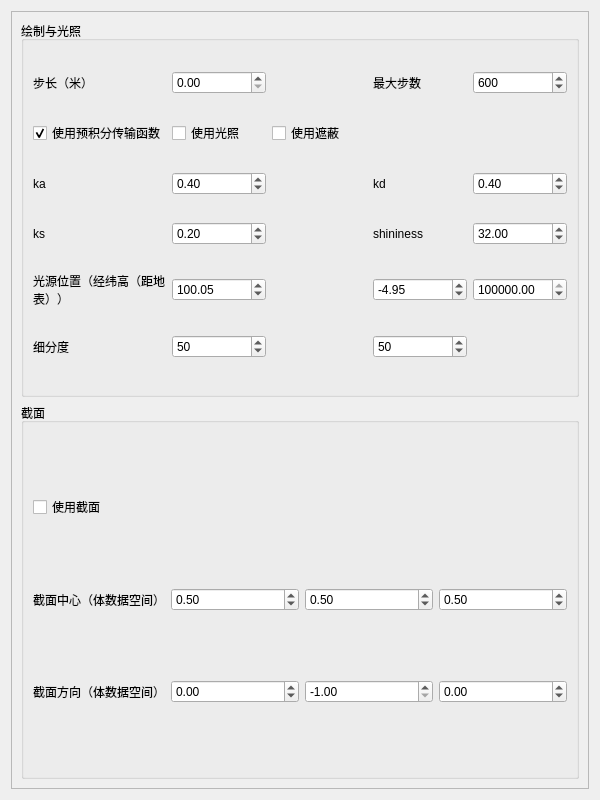
<?xml version="1.0" encoding="UTF-8"?>
<ui version="4.0">
 <class>DirectVolumeRenderer</class>
 <widget class="QWidget" name="DirectVolumeRenderer">
  <property name="geometry">
   <rect>
    <x>0</x>
    <y>0</y>
    <width>600</width>
    <height>800</height>
   </rect>
  </property>
  <property name="sizePolicy">
   <sizepolicy hsizetype="Preferred" vsizetype="Preferred">
    <horstretch>0</horstretch>
    <verstretch>0</verstretch>
   </sizepolicy>
  </property>
  <property name="windowTitle">
   <string>直接体绘制</string>
  </property>
  <layout class="QVBoxLayout" name="verticalLayout">
   <item>
    <widget class="QScrollArea" name="scrollArea">
     <property name="sizePolicy">
      <sizepolicy hsizetype="Expanding" vsizetype="Expanding">
       <horstretch>0</horstretch>
       <verstretch>0</verstretch>
      </sizepolicy>
     </property>
     <property name="horizontalScrollBarPolicy">
      <enum>Qt::ScrollBarAlwaysOff</enum>
     </property>
     <property name="sizeAdjustPolicy">
      <enum>QAbstractScrollArea::AdjustIgnored</enum>
     </property>
     <property name="widgetResizable">
      <bool>true</bool>
     </property>
     <widget class="QWidget" name="scrollAreaWidgetContents_main">
      <property name="geometry">
       <rect>
        <x>0</x>
        <y>0</y>
        <width>586</width>
        <height>786</height>
       </rect>
      </property>
      <property name="sizePolicy">
       <sizepolicy hsizetype="Preferred" vsizetype="Preferred">
        <horstretch>0</horstretch>
        <verstretch>0</verstretch>
       </sizepolicy>
      </property>
      <layout class="QVBoxLayout" name="verticalLayout_2">
       <item>
        <widget class="QGroupBox" name="groupBox">
         <property name="title">
          <string>绘制与光照</string>
         </property>
         <layout class="QGridLayout" name="gridLayout">
          <item row="3" column="0">
           <widget class="QLabel" name="label">
            <property name="sizePolicy">
             <sizepolicy hsizetype="Preferred" vsizetype="Preferred">
              <horstretch>0</horstretch>
              <verstretch>0</verstretch>
             </sizepolicy>
            </property>
            <property name="text">
             <string>ka</string>
            </property>
            <property name="wordWrap">
             <bool>true</bool>
            </property>
           </widget>
          </item>
          <item row="5" column="0">
           <widget class="QLabel" name="label_7">
            <property name="sizePolicy">
             <sizepolicy hsizetype="Preferred" vsizetype="Preferred">
              <horstretch>0</horstretch>
              <verstretch>0</verstretch>
             </sizepolicy>
            </property>
            <property name="text">
             <string>光源位置（经纬高（距地表））</string>
            </property>
            <property name="wordWrap">
             <bool>true</bool>
            </property>
           </widget>
          </item>
          <item row="1" column="1">
           <widget class="QDoubleSpinBox" name="doubleSpinBox_step_float_VIS4EarthReflectable"/>
          </item>
          <item row="4" column="0">
           <widget class="QLabel" name="label_3">
            <property name="sizePolicy">
             <sizepolicy hsizetype="Preferred" vsizetype="Preferred">
              <horstretch>0</horstretch>
              <verstretch>0</verstretch>
             </sizepolicy>
            </property>
            <property name="text">
             <string>ks</string>
            </property>
            <property name="wordWrap">
             <bool>true</bool>
            </property>
           </widget>
          </item>
          <item row="5" column="3">
           <widget class="QDoubleSpinBox" name="doubleSpinBox_lightPosY_float_VIS4EarthReflectable">
            <property name="minimum">
             <double>-90.000000000000000</double>
            </property>
            <property name="maximum">
             <double>90.000000000000000</double>
            </property>
            <property name="value">
             <double>-4.950000000000000</double>
            </property>
           </widget>
          </item>
          <item row="1" column="3">
           <widget class="QLabel" name="label_6">
            <property name="sizePolicy">
             <sizepolicy hsizetype="Preferred" vsizetype="Preferred">
              <horstretch>0</horstretch>
              <verstretch>0</verstretch>
             </sizepolicy>
            </property>
            <property name="text">
             <string>最大步数</string>
            </property>
            <property name="wordWrap">
             <bool>true</bool>
            </property>
           </widget>
          </item>
          <item row="3" column="3">
           <widget class="QLabel" name="label_2">
            <property name="sizePolicy">
             <sizepolicy hsizetype="Preferred" vsizetype="Preferred">
              <horstretch>0</horstretch>
              <verstretch>0</verstretch>
             </sizepolicy>
            </property>
            <property name="text">
             <string>kd</string>
            </property>
            <property name="wordWrap">
             <bool>true</bool>
            </property>
           </widget>
          </item>
          <item row="5" column="1">
           <widget class="QDoubleSpinBox" name="doubleSpinBox_lightPosX_float_VIS4EarthReflectable">
            <property name="minimum">
             <double>-180.000000000000000</double>
            </property>
            <property name="maximum">
             <double>180.000000000000000</double>
            </property>
            <property name="value">
             <double>100.049999999999997</double>
            </property>
           </widget>
          </item>
          <item row="5" column="4">
           <widget class="QDoubleSpinBox" name="doubleSpinBox_lightPosZ_float_VIS4EarthReflectable">
            <property name="maximum">
             <double>10000000.000000000000000</double>
            </property>
            <property name="value">
             <double>6000000.000000000000000</double>
            </property>
           </widget>
          </item>
          <item row="4" column="4">
           <widget class="QDoubleSpinBox" name="doubleSpinBox_shininess_float_VIS4EarthReflectable">
            <property name="singleStep">
             <double>0.100000000000000</double>
            </property>
            <property name="value">
             <double>32.000000000000000</double>
            </property>
           </widget>
          </item>
          <item row="4" column="1">
           <widget class="QDoubleSpinBox" name="doubleSpinBox_ks_float_VIS4EarthReflectable">
            <property name="singleStep">
             <double>0.100000000000000</double>
            </property>
            <property name="value">
             <double>0.200000000000000</double>
            </property>
           </widget>
          </item>
          <item row="2" column="1">
           <widget class="QCheckBox" name="checkBox_useShading_bool_VIS4EarthReflectable">
            <property name="text">
             <string>使用光照</string>
            </property>
           </widget>
          </item>
          <item row="3" column="4">
           <widget class="QDoubleSpinBox" name="doubleSpinBox_kd_float_VIS4EarthReflectable">
            <property name="singleStep">
             <double>0.100000000000000</double>
            </property>
            <property name="value">
             <double>0.400000000000000</double>
            </property>
           </widget>
          </item>
          <item row="3" column="1">
           <widget class="QDoubleSpinBox" name="doubleSpinBox_ka_float_VIS4EarthReflectable">
            <property name="singleStep">
             <double>0.100000000000000</double>
            </property>
            <property name="value">
             <double>0.400000000000000</double>
            </property>
           </widget>
          </item>
          <item row="2" column="0">
           <widget class="QCheckBox" name="checkBox_useTFPreInt_bool_VIS4EarthReflectable">
            <property name="text">
             <string>使用预积分传输函数</string>
            </property>
            <property name="checked">
             <bool>true</bool>
            </property>
           </widget>
          </item>
          <item row="1" column="4">
           <widget class="QSpinBox" name="spinBox_maxStepCnt_int_VIS4EarthReflectable">
            <property name="maximum">
             <number>10000</number>
            </property>
            <property name="value">
             <number>600</number>
            </property>
           </widget>
          </item>
          <item row="4" column="3">
           <widget class="QLabel" name="label_4">
            <property name="sizePolicy">
             <sizepolicy hsizetype="Preferred" vsizetype="Preferred">
              <horstretch>0</horstretch>
              <verstretch>0</verstretch>
             </sizepolicy>
            </property>
            <property name="text">
             <string>shininess</string>
            </property>
            <property name="wordWrap">
             <bool>true</bool>
            </property>
           </widget>
          </item>
          <item row="1" column="0">
           <widget class="QLabel" name="label_5">
            <property name="sizePolicy">
             <sizepolicy hsizetype="Preferred" vsizetype="Preferred">
              <horstretch>0</horstretch>
              <verstretch>0</verstretch>
             </sizepolicy>
            </property>
            <property name="text">
             <string>步长（米）</string>
            </property>
            <property name="wordWrap">
             <bool>true</bool>
            </property>
           </widget>
          </item>
          <item row="6" column="0">
           <widget class="QLabel" name="label_10">
            <property name="text">
             <string>细分度</string>
            </property>
           </widget>
          </item>
          <item row="6" column="1">
           <widget class="QSpinBox" name="spinBox_tessellationX">
            <property name="minimum">
             <number>1</number>
            </property>
            <property name="maximum">
             <number>300</number>
            </property>
            <property name="value">
             <number>50</number>
            </property>
           </widget>
          </item>
          <item row="6" column="3">
           <widget class="QSpinBox" name="spinBox_tessellationY">
            <property name="minimum">
             <number>1</number>
            </property>
            <property name="maximum">
             <number>300</number>
            </property>
            <property name="value">
             <number>50</number>
            </property>
           </widget>
          </item>
          <item row="2" column="2">
           <widget class="QCheckBox" name="checkBox_useAO_bool_VIS4EarthReflectable">
            <property name="text">
             <string>使用遮蔽</string>
            </property>
           </widget>
          </item>
         </layout>
        </widget>
       </item>
       <item>
        <widget class="QGroupBox" name="groupBox_2">
         <property name="title">
          <string>截面</string>
         </property>
         <layout class="QGridLayout" name="gridLayout_2">
          <item row="2" column="1">
           <widget class="QDoubleSpinBox" name="doubleSpinBox_sliceCntrX_float_VIS4EarthReflectable">
            <property name="maximum">
             <double>1.000000000000000</double>
            </property>
            <property name="singleStep">
             <double>0.100000000000000</double>
            </property>
            <property name="value">
             <double>0.500000000000000</double>
            </property>
           </widget>
          </item>
          <item row="3" column="0">
           <widget class="QLabel" name="label_9">
            <property name="text">
             <string>截面方向（体数据空间）</string>
            </property>
            <property name="wordWrap">
             <bool>true</bool>
            </property>
           </widget>
          </item>
          <item row="0" column="0">
           <widget class="QCheckBox" name="checkBox_useSlicing_bool_VIS4EarthReflectable">
            <property name="text">
             <string>使用截面</string>
            </property>
           </widget>
          </item>
          <item row="2" column="0">
           <widget class="QLabel" name="label_8">
            <property name="text">
             <string>截面中心（体数据空间）</string>
            </property>
            <property name="wordWrap">
             <bool>true</bool>
            </property>
           </widget>
          </item>
          <item row="2" column="2">
           <widget class="QDoubleSpinBox" name="doubleSpinBox_sliceCntrY_float_VIS4EarthReflectable">
            <property name="maximum">
             <double>1.000000000000000</double>
            </property>
            <property name="singleStep">
             <double>0.100000000000000</double>
            </property>
            <property name="value">
             <double>0.500000000000000</double>
            </property>
           </widget>
          </item>
          <item row="2" column="3">
           <widget class="QDoubleSpinBox" name="doubleSpinBox_sliceCntrY_float_VIS4EarthReflectable_2">
            <property name="maximum">
             <double>1.000000000000000</double>
            </property>
            <property name="singleStep">
             <double>0.100000000000000</double>
            </property>
            <property name="value">
             <double>0.500000000000000</double>
            </property>
           </widget>
          </item>
          <item row="3" column="1">
           <widget class="QDoubleSpinBox" name="doubleSpinBox_sliceDirX_float_VIS4EarthReflectable">
            <property name="minimum">
             <double>-1.000000000000000</double>
            </property>
            <property name="maximum">
             <double>1.000000000000000</double>
            </property>
            <property name="singleStep">
             <double>0.100000000000000</double>
            </property>
           </widget>
          </item>
          <item row="3" column="2">
           <widget class="QDoubleSpinBox" name="doubleSpinBox_sliceDirY_float_VIS4EarthReflectable">
            <property name="minimum">
             <double>-1.000000000000000</double>
            </property>
            <property name="maximum">
             <double>1.000000000000000</double>
            </property>
            <property name="singleStep">
             <double>0.100000000000000</double>
            </property>
            <property name="value">
             <double>-1.000000000000000</double>
            </property>
           </widget>
          </item>
          <item row="3" column="3">
           <widget class="QDoubleSpinBox" name="doubleSpinBox_sliceDirZ_float_VIS4EarthReflectable">
            <property name="minimum">
             <double>-1.000000000000000</double>
            </property>
            <property name="maximum">
             <double>1.000000000000000</double>
            </property>
            <property name="singleStep">
             <double>0.100000000000000</double>
            </property>
           </widget>
          </item>
         </layout>
        </widget>
       </item>
      </layout>
     </widget>
    </widget>
   </item>
  </layout>
 </widget>
 <resources/>
 <connections/>
</ui>
